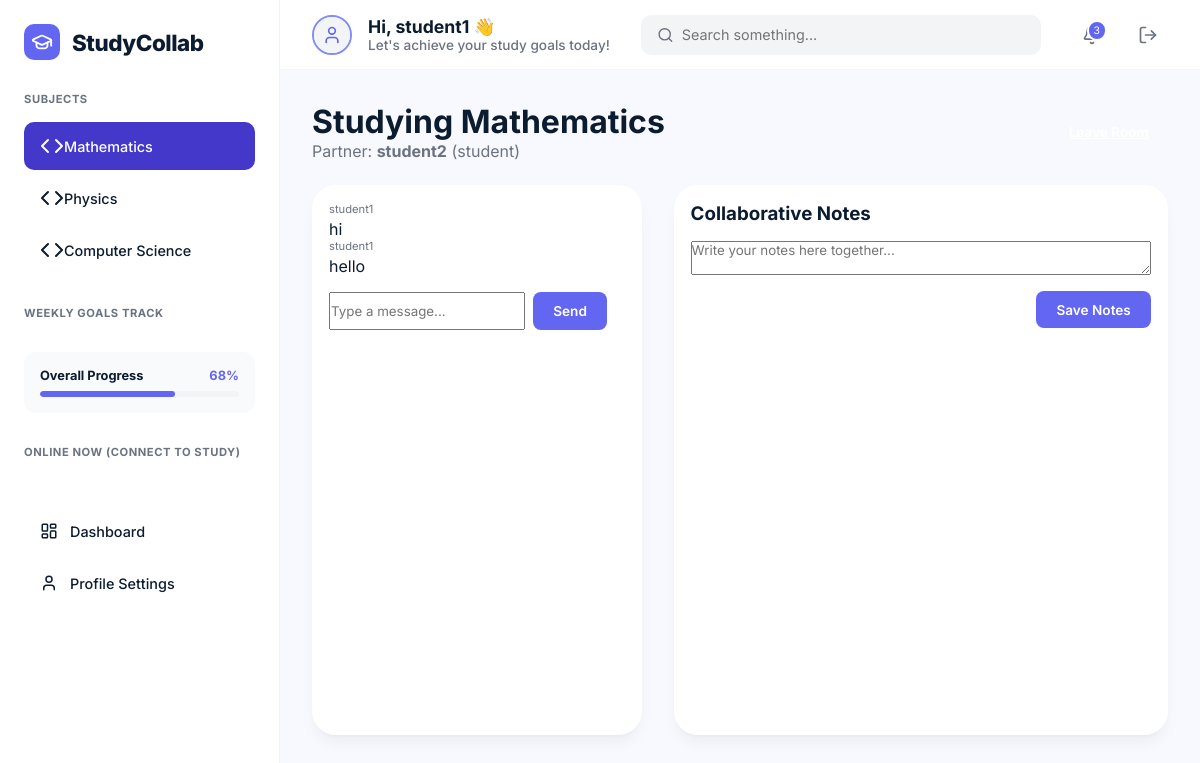
Page /study/2/ (signed in) on the committed database.
### main/models.py (models this page shows, shortened)
class Subject(models.Model):
    name = models.CharField(max_length=100)
    description = models.TextField(blank=True, null=True)
    icon = models.CharField(max_length=50, default="code") # FontAwesome or Lucide icon name

class Connection(models.Model):
    user1 = models.ForeignKey(User, related_name='connections1', on_delete=models.CASCADE)
    user2 = models.ForeignKey(User, related_name='connections2', on_delete=models.CASCADE)
    subject = models.ForeignKey(Subject, on_delete=models.CASCADE)
    created_at = models.DateTimeField(auto_now_add=True)

class Profile(models.Model):
    ROLE_CHOICES = (
        ('student', 'Student'),
        ('teacher', 'Teacher'),
    )
    user = models.OneToOneField(User, on_delete=models.CASCADE)
    role = models.CharField(max_length=10, choices=ROLE_CHOICES)
    avatar = models.ImageField(upload_to='avatars/', null=True, blank=True)
    study_hours_goal = models.IntegerField(default=15)
    problems_solved_goal = models.IntegerField(default=20)
    chapters_read_goal = models.IntegerField(default=2)
    sessions_attended_goal = models.IntegerField(default=3)
    study_hours_done = models.IntegerField(default=12)
    problems_solved_done = models.IntegerField(default=14)
    chapters_read_done = models.IntegerField(default=1)
    sessions_attended_done = models.IntegerField(default=2)

class ChatMessage(models.Model):
    connection = models.ForeignKey(Connection, on_delete=models.CASCADE, related_name='messages')
    sender = models.ForeignKey(User, on_delete=models.CASCADE)
    content = models.TextField()
    timestamp = models.DateTimeField(auto_now_add=True)

### main/views.py (the view, shortened to what this page needs)
# urls.py: path('study/<int:connection_id>/', views.study_room, name='study_room'),
@login_required
def study_room(request, connection_id):
    connection = get_object_or_404(Connection, id=connection_id)
    if request.user != connection.user1 and request.user != connection.user2:
        return redirect('dashboard')
    messages = connection.messages.all().order_by('timestamp')
    note = connection.note
    opponent = connection.user2 if request.user == connection.user1 else connection.user1
    return render(request, 'study_room.html', {
        'connection': connection,
        'messages': messages,
        'note': note,
        'opponent': opponent
    })

### main/context_processors.py (called while the page is built)
def subjects_processor(request):
    return {
        'subjects': Subject.objects.all()
    }

### templates/study_room.html (shortened to what this page needs)
{% extends 'base.html' %}
{% block content %}
<div style="margin-bottom: 1.5rem; display: flex; justify-content: space-between; align-items: center;">
    <div>
        <h1>Studying {{ connection.subject.name }}</h1>
        <p style="color: var(--text-muted);">Partner: <strong>{{ opponent.username }}</strong> ({{ opponent.profile.role }})</p>
    </div>
    <a href="{% url 'dashboard' %}" class="btn" style="background: var(--glass); border: 1px solid var(--glass-border); color: white;">Leave Room</a>
</div>
<div style="display: grid; grid-template-columns: 1fr 1.5fr; gap: 2rem; height: calc(100vh - 250px);">
    <div class="glass-card chat-container" style="padding: 1rem;">
        <div class="messages" id="chat-box">
            {% for msg in messages %}
            <div class="message {% if msg.sender == user %}sent{% else %}received{% endif %}">
                <div style="font-size: 0.7rem; color: var(--text-muted); margin-bottom: 0.2rem;">{{ msg.sender.username }}</div>
                <div>{{ msg.content }}</div>
            </div>
            {% endfor %}
        </div>
        <form method="post" style="margin-top: 1rem; display: flex; gap: 0.5rem;">
            <input type="text" name="message" placeholder="Type a message..." required style="margin-bottom: 0;">
            <button type="submit" class="btn btn-primary">Send</button>
        </form>
    </div>
    <div class="glass-card" style="padding: 1rem; display: flex; flex-direction: column;">
        <h3 style="margin-bottom: 1rem;">Collaborative Notes</h3>
        <form method="post" style="flex: 1; display: flex; flex-direction: column;">
            <textarea name="note" class="notes-area" placeholder="Write your notes here together...">{{ note.content }}</textarea>
            <button type="submit" class="btn btn-primary" style="margin-top: 1rem; align-self: flex-end;">Save Notes</button>
        </form>
    </div>
</div>
{% endblock %}

### templates/base.html (shortened to what this page needs)
{% load static %}
<!DOCTYPE html>
<html lang="en">
<head>
    <link rel="stylesheet" href="{% static 'css/style.css' %}">
</head>
<body>
    {% if user.is_authenticated %}
    <aside class="sidebar">
        <a href="{% url 'dashboard' %}" style="text-decoration: none; display: flex; align-items: center; gap: 0.75rem; margin-bottom: 1rem;">
            <div style="width: 36px; height: 36px; background: var(--primary); border-radius: 10px; display: flex; align-items: center; justify-content: center; color: white;">
                <i data-lucide="graduation-cap" style="width: 22px;"></i>
            </div>
            <span style="font-weight: 800; font-size: 1.4rem; color: var(--text-main); letter-spacing: -0.02em;">StudyCollab</span>
        </a>
        <div class="sidebar-title">Subjects</div>
        <nav>
            {% for subject in subjects %}
            <a href="{% url 'subject_detail' subject.id %}" class="sidebar-item {% if active_subject.id == subject.id or not active_subject and forloop.first %}active{% endif %}">
                <i data-lucide="{{ subject.icon|default:'code' }}"></i>
                {{ subject.name }}
            </a>
            {% endfor %}
        </nav>
        <div class="sidebar-title">Weekly Goals Track</div>
        <div class="sidebar-card">
            <div style="display: flex; justify-content: space-between; font-size: 0.8rem; font-weight: 700; margin-bottom: 0.5rem;">
                <span>Overall Progress</span>
                <span style="color: var(--primary);">68%</span>
            </div>
            <div class="progress-container" style="height: 6px;">
                <div class="progress-bar" style="width: 68%; background: var(--primary);"></div>
            </div>
        </div>
        <div class="sidebar-title">Online Now (Connect to study)</div>
        <div style="margin-top: 2rem;">
            <a href="{% url 'dashboard' %}" class="sidebar-item">
                <i data-lucide="layout-dashboard" style="width: 18px; margin-right: 12px;"></i>
                Dashboard
            </a>
            <a href="{% url 'profile_settings' %}" class="sidebar-item">
                <i data-lucide="user" style="width: 18px; margin-right: 12px;"></i>
                Profile Settings
            </a>
        </div>
    </aside>
    <div class="main-wrapper">
        <header class="top-bar">
            <div class="top-left">
                <div style="display: flex; align-items: center; gap: 1rem;">
                    <div class="profile-trigger">
                        {% if user.profile and user.profile.profile_picture %}
                            <img src="{{ user.profile.profile_picture.url }}" alt="Profile" class="profile-img">
                        {% else %}
                            <div style="width: 100%; height: 100%; background: #f3f4f6; display: flex; align-items: center; justify-content: center;">
                                <i data-lucide="user" style="width: 20px; color: var(--primary);"></i>
                            </div>
                        {% endif %}
                    </div>
                    <div>
                        <div style="font-weight: 700; font-size: 1.1rem; color: var(--text-main);">
                            Hi, {{ user.first_name|default:user.username }} 👋
                        </div>
                        <div style="font-size: 0.85rem; color: var(--text-muted); font-weight: 500;">Let's achieve your study goals today!</div>
                    </div>
                </div>
            </div>
            <div class="search-bar">
                <i data-lucide="search" style="width: 18px; color: var(--text-muted);"></i>
                <input type="text" placeholder="Search something...">
            </div>
            <div class="top-right">
                <div class="icon-btn">
                    <span class="badge">3</span>
                </div>
                <a href="{% url 'logout' %}" class="icon-btn" title="Logout">
                    <i data-lucide="log-out" style="width: 20px;"></i>
                </a>
            </div>
        </header>
        <main class="content-body">
            {% block content %}{% endblock %}
        </main>
    </div>
    {% else %}
    <div style="width: 100%; min-height: 100vh; background: linear-gradient(135deg, #f8fafc 0%, #e2e8f0 100%); display: flex; align-items: center; justify-content: center;">
        {% block auth_content %}{% endblock %}
    </div>
    {% endif %}
</body>
</html>

### static/css/style.css (style rules this page uses)
:root { --primary: #6366f1; --primary-dark: #4338ca; --primary-light: #818cf8; --secondary: #ec4899; --bg-main: #f8f9ff; --bg-sidebar: #ffffff; --card-bg: #ffffff; --text-main: #0b1c30; --text-muted: #6b7280; --border-color: #f1f5f9; --shadow: 0 1px 3px 0 rgb(0 0 0 / 0.05), 0 1px 2px -1px rgb(0 0 0 / 0.05); --shadow-md: 0 4px 6px -1px rgb(0 0 0 / 0.05), 0 2px 4px -2px rgb(0 0 0 / 0.05); --shadow-lg: 0 10px 15px -3px rgb(0 0 0 / 0.05), 0 4px 6px -4px rgb(0 0 0 / 0.05); --green: #10b981; --blue: #3b82f6; --orange: #f59e0b; --purple: #8b5cf6; }
* { margin: 0; padding: 0; box-sizing: border-box; font-family: 'Inter', system-ui, -apple-system, sans-serif; }
body { background: var(--bg-main); color: var(--text-main); min-height: 100vh; display: flex; }
.sidebar { width: 280px; background: var(--bg-sidebar); border-right: 1px solid var(--border-color); padding: 1.5rem; height: 100vh; position: fixed; left: 0; top: 0; overflow-y: auto; z-index: 100; }
.sidebar-title { font-size: 0.7rem; font-weight: 700; color: var(--text-muted); text-transform: uppercase; letter-spacing: 0.05em; margin-bottom: 1rem; margin-top: 2rem; }
.sidebar-item { display: flex; align-items: center; padding: 0.75rem 1rem; border-radius: 10px; color: var(--text-main); text-decoration: none; margin-bottom: 0.25rem; transition: all 0.2s ease; font-size: 0.9rem; font-weight: 500; }
.sidebar-item.active { background: #4338ca; color: white; }
.sidebar-card { background: #f9fafb; border-radius: 12px; padding: 1rem; margin-top: 2rem; }
.main-wrapper { flex: 1; margin-left: 280px; display: flex; flex-direction: column; }
.top-bar { height: 70px; background: var(--bg-sidebar); border-bottom: 1px solid var(--border-color); display: flex; align-items: center; justify-content: space-between; padding: 0 2rem; position: sticky; top: 0; z-index: 90; }
.search-bar { display: flex; align-items: center; background: #f3f4f6; padding: 0.5rem 1rem; border-radius: 10px; width: 400px; }
.search-bar input { background: transparent; border: none; outline: none; margin-left: 0.5rem; width: 100%; font-size: 0.9rem; }
.top-right { display: flex; align-items: center; gap: 1rem; }
.icon-btn { width: 40px; height: 40px; border-radius: 50%; display: flex; align-items: center; justify-content: center; color: var(--text-muted); cursor: pointer; position: relative; transition: background 0.2s; }
.badge { position: absolute; top: 5px; right: 5px; background: var(--primary); color: white; font-size: 0.65rem; padding: 2px 5px; border-radius: 10px; border: 2px solid white; }
.profile-trigger { width: 40px; height: 40px; border-radius: 50%; overflow: hidden; border: 2px solid var(--primary-light); }
.content-body { padding: 2rem; max-width: 1400px; width: 100%; margin: 0 auto; }
.progress-container { height: 8px; background: #f3f4f6; border-radius: 10px; overflow: hidden; margin-top: 0.5rem; }
.progress-bar { height: 100%; border-radius: 10px; }
.btn { padding: 0.6rem 1.2rem; border-radius: 8px; font-weight: 600; cursor: pointer; transition: all 0.2s; font-size: 0.85rem; border: 1px solid transparent; }
.btn-primary { background: var(--primary); color: white; }
.glass-card { background: rgba(255, 255, 255, 0.9); backdrop-filter: blur(10px); border-radius: 24px; padding: 2.5rem; border: 1px solid rgba(255, 255, 255, 0.5); box-shadow: var(--shadow-lg); }

### rows in the picture
Subject: name "Mathematics"
Subject: name "Physics"
Subject: name "Computer Science"
Connection: subject.name "Mathematics"
ChatMessage: sender.username "student1", content "hi"
ChatMessage: sender.username "student1", content "hello"

### other values in the picture
{{ user.first_name|default:user.username }} "student1"
{{ opponent.username }} "student2"
{{ opponent.profile.role }} "student"
